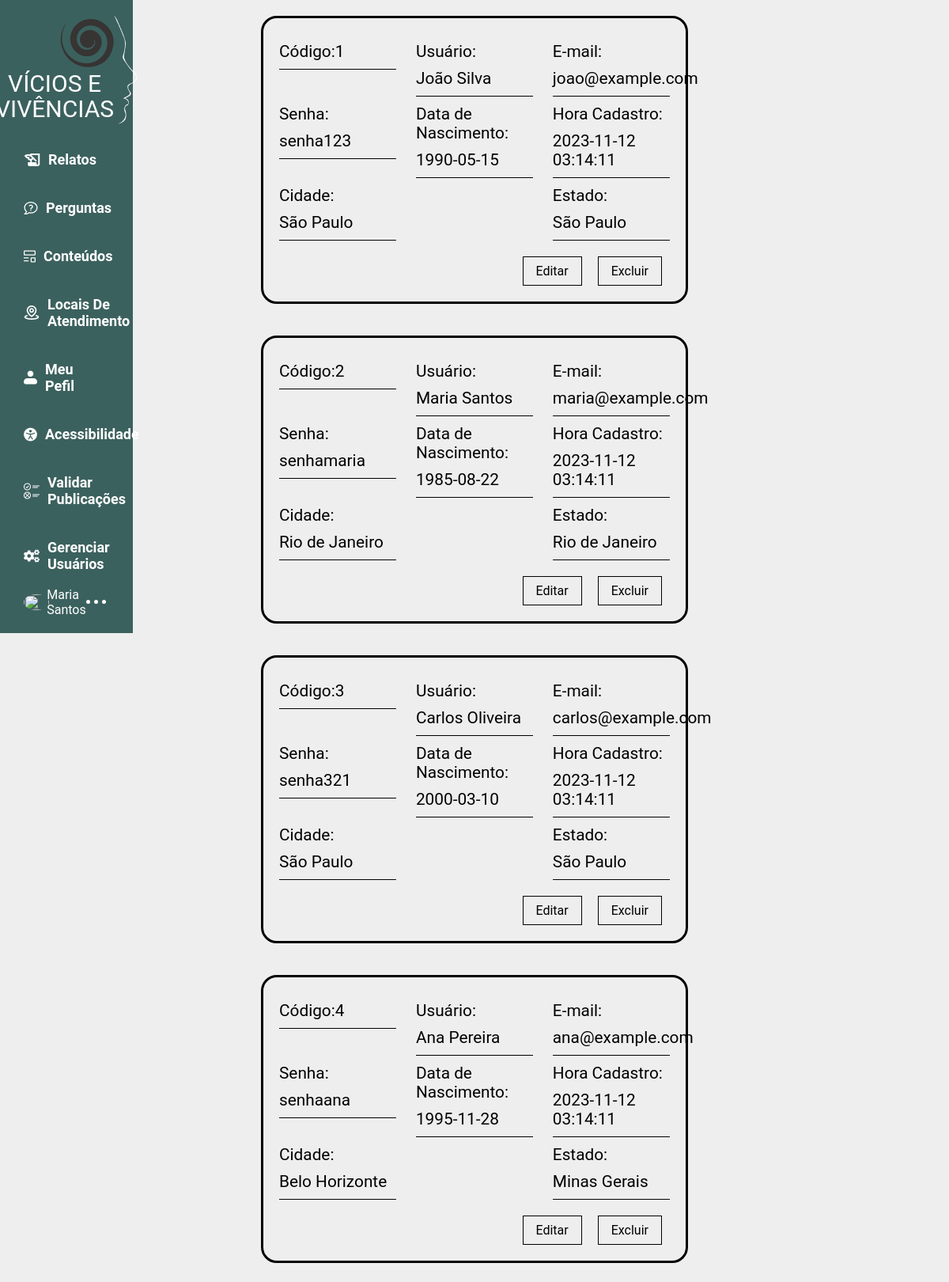
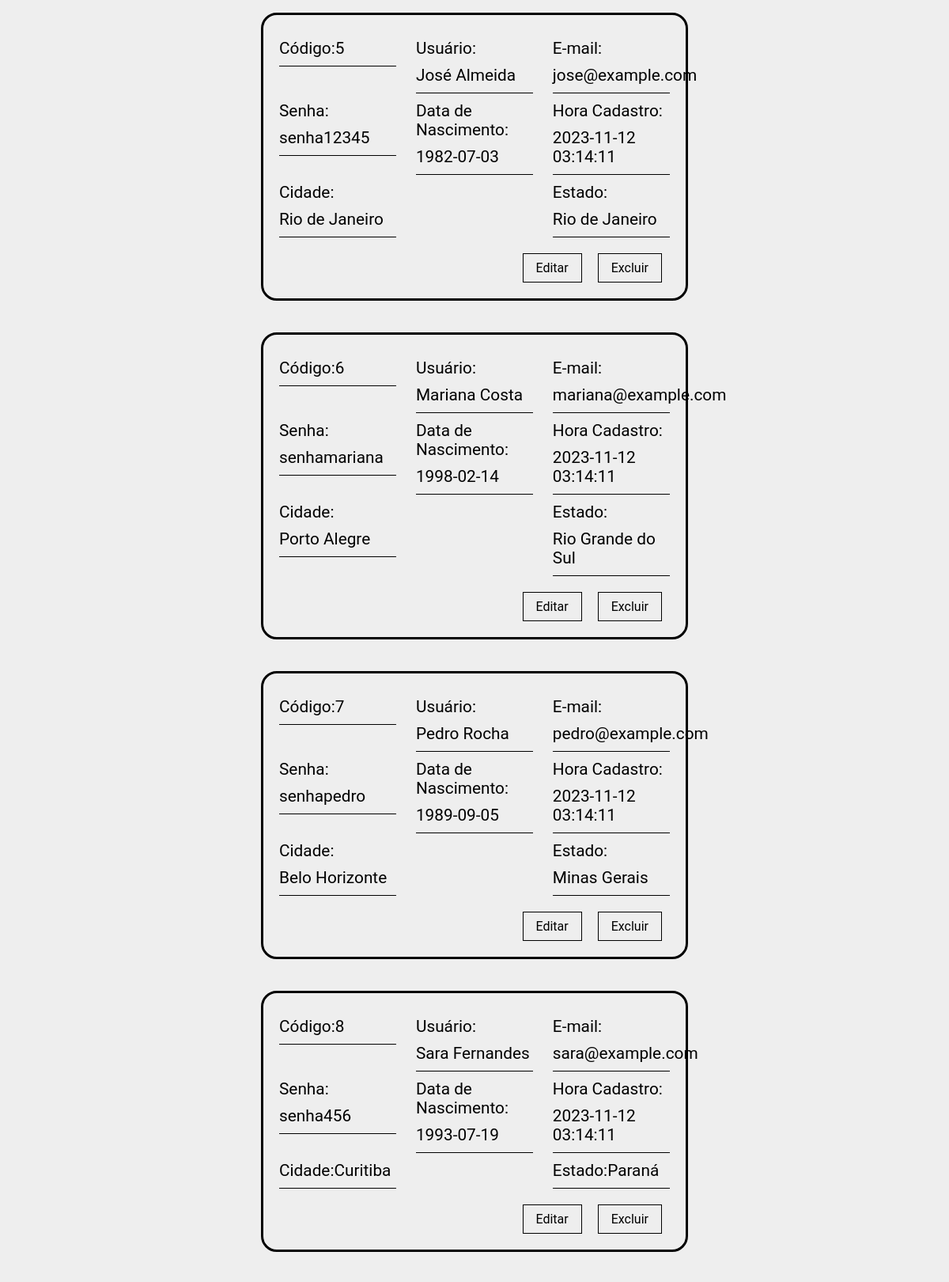
Screenshot of /gerenciarUsuarios/usuarios.php (signed in, upper part) with the database file from the repository (2 pictures, top to bottom).
### tables this page shows
create table tb_usuarios(
	cod_usuario int primary key,
    nome_usuario varchar(100) not null,
    email varchar(100) not null,
    senha_hash varchar(100) not null,
    data_nascimento date not null,
    data_hora_cadastro datetime not null,
    cod_cidade int not null,
    cod_tipo_usuario int not null,
    foreign key (cod_cidade) references tb_cidades(cod_cidade) ON DELETE CASCADE,
    foreign key (cod_tipo_usuario) references tb_tipos_usuario(cod_tipo_usuario) ON DELETE CASCADE
);

create table tb_cidades(
	cod_cidade int primary key,
    nome_cidade varchar(50) not null,
    cod_estado int not null,
    foreign key (cod_estado) references tb_estados(cod_estado) ON DELETE CASCADE
);

create table tb_estados(
	cod_estado int primary key,
    sigla char(2) not null,
    nome_estado varchar(50) not null
);

### functions/crudFunc.php (called while the page is built, shortened)
<?php
    function selectFromDb (mysqli $conn, string $atributos, string $tabela, string $condicao = null,  string $grupo = null, string $ordena = null, int $limita = null) {
        try {
            $sql = "SELECT $atributos FROM $tabela ";
            if ($condicao !== null) {
                $sql .= "WHERE $condicao ";
            }
            if ($ordena !== null) {
                $sql .= "ORDER BY $ordena ";
            }
            $result = mysqli_query($conn, $sql);
            $resultCheck = mysqli_num_rows( $result );
            if ($resultCheck > 0) {
                return $result;
            } else {
                return false;
            }
        } catch (Exception $e) {
            error_log($e);
            echo "Erro ao consultar Banco: " . $e->getMessage();
        }
    }
?>

### gerenciarUsuarios/usuarios.php (the view, shortened to what this page needs)
<?php
    include('../functions/index.php');
?>
<!DOCTYPE html>
<html lang="pt-BR">
<head>
    <link rel="stylesheet" href="../style.css">
    <link rel="stylesheet" href="./usuarios.css">
</head>
<body >
    <?php
        createHeader($_SESSION['tipo_usuario'],$_SESSION['nome_usuario']);
    ?>
    <main class="container">
        <div class="usuarios-area">
            <?php
                $res = selectFromDb(
                    conn: $conn,
                    atributos: 'u.cod_usuario as Código,
                    u.nome_usuario as Usuário,
                    u.email as `E-mail`, u.senha_hash as Senha,
                    u.data_nascimento as `Data de Nascimento`,
                    u.data_hora_cadastro as `Hora Cadastro`,
                    c.nome_cidade as Cidade,
                    e.nome_estado as Estado',
                    tabela: 'tb_usuarios u, tb_cidades c, tb_estados e',
                    condicao: '(u.cod_cidade = c.cod_cidade AND c.cod_estado = e.cod_estado)',
                    ordena: '(Código)'
                );
                if ($res) {
                    while($row = mysqli_fetch_assoc($res)) {
                        echo "
                        <div class='card-usuario'>
                            <div class='usuario-info'>";
                                foreach ($row as $key => $value) {
                                    echo "
                                        <div class='card-usuario-item'>
                                            <p class='item-linha'>$key: </p>
                                            <p class='item-linha'>$value</p>
                                        </div>
                                    ";
                                };
                            echo "
                            </div>
                            <div class='btn-usuarios-area'>
                                <a href='#' class='btn-usuarios'>Editar</a >
                                <a href='?cod_usuario={$row['Código']}&usuario={$row['Usuário']}&esconde='' class='btn-usuarios'>Excluir</a >
                            </div>";
                        echo "
                        </div>
                        ";
                    }
                } else {
                    return 'Nenhum registro encontrado';
                };
            ?>
        </div>
    </main>
</body>
</html>

### functions/createHeader.php (shortened to what this page needs)
<?php
function createHeader(string $tipo, string $nome='') {
    $links = [
        ["../relatos/relatos.php", "../img/iconeMenuNav/iconeRelato","Relatos"],
        ["../perguntas/perguntas.php", "../img/iconeMenuNav/iconePerguntas","Perguntas"],
        ["../paginasConteudo/paginaConteudo.php", "../img/iconeMenuNav/iconeConteudos","Conteúdos"],
        ["../locaisAtendimento/locaisAtendimento.php", "../img/iconeMenuNav/iconeLocaisAtend","Locais De Atendimento"],
        ["../meuPerfil/meuPerfil.php", "../img/iconeMenuNav/iconeMeuPerfil","Meu Pefil"],
        ["../locaisAtendimento/locaisAtendimento.php", "../img/iconeMenuNav/iconeAcessibilidade","Acessibilidade"],
    ];
    if ($tipo <= 2) {
        array_push($links, ["../validarPublicacoes/validarPublicacoes.php", "../img/iconeMenuNav/iconeValidarPublicacoes","Validar Publicações"]);
        if ($tipo == 1) {
            array_push($links, ["../gerenciarUsuarios/usuarios.php",  "../img/iconeMenuNav/iconeGerenciarUsuarios","Gerenciar Usuários"]);
        };
    }
    echo "
        <header>
            <div class='logo-header'>
                <div class='texto-simbolo'>
                    <div class=simbolo>
                        <img src='../img/logo/simbolo.png' alt=''>
                    </div>
                    <div class='texto'>
                        <p>Vícios E</p>
                        <p>Vivências</p>
                    </div>
                </div>
                <div class='rosto'>
                    <img src='../img/logo/rosto.png' alt=''>
                </div>
            </div>
            <nav>
                <ul class='nav-list'>";
                    foreach ($links as $link) {
                        echo "<li class='list-item'>
                            <a href='{$link[0]}'>
                                <div class='icone'> <img src='{$link[1]}.png' alt=''> </div>
                                <div class='texto'> {$link[2]} </div>
                            </a>
                        </li>";
                    }
            echo "</ul>
            </nav>
            <div class='perfil-menu-nav'>
                <div class='item-perfil'> <img src='https://encrypted-tbn0.gstatic.com/images?q=tbn:ANd9GcSCu9WdinxWc7EOwkm-nBtKcoAfX3OwWi_Z-yfAgHo&s' alt=''> </div>
                <div class='item-perfil'> $nome </div>
                <div class='item-perfil '>
                    <a href='#' onclick='criaCardOpPerfil()'  class='opcoes-perfil'>
                        <div class='pontinho'></div>
                    </a>
                </div>
            </div>
            <div class='card-opcoes esconde'>
                <ul>
                    <li><a href='#'>Meu Perfil</a></li>
                    <li><a href='#'>Mais</a></li>
                    <li><a href='../sair.php' style='color: red;'>Sair</a></li>
                </ul>
            </div>
        </header>
    ";
}
?>

### style.css (style rules this page uses)
* { margin: 0; padding: 0; box-sizing: border-box; }
body { background-color: #EEEEEE; font-size: 16px; font-family: 'Hind Guntur', sans-serif; font-family: 'Roboto', sans-serif; }
header { position: fixed; top: 0; left: 0; padding: 20px 30px; width: 14%; height: 100vh; display: flex; flex-direction: column; justify-content: space-between; color: white; background-color: #3B615E; }
.logo-header { align-items: center; justify-content: center; display: flex; flex-direction: row; }
.logo-header .texto-simbolo { display: flex; flex-direction: column; align-items: end; }
.logo-header .texto { display: flex; flex-direction: column; align-items: center; text-transform: uppercase; font-size: 1.875rem; line-height: 105%; padding-top: 5px; }
nav { height: 68%; }
.nav-list { display: flex; flex-direction: column; align-items: start; list-style: none; height: 100%; width: 100%; font-size: 1.125rem; }
.list-item { display: flex; flex-direction: row; width: 70%; margin-bottom: 40px; }
.list-item a { display: flex; align-items: center; color: white; text-decoration: none; font-weight: 600; width: 100%; transition: .3s; }
.list-item a .icone { padding-right: 10px; }
.perfil-menu-nav { display: flex; flex-direction: row; align-items: center; justify-content: space-between; }
.item-perfil { display: flex; align-items: center; justify-content: center; width: 30%; }
.item-perfil img { width: 100%; border-radius: 50%; }
.opcoes-perfil { display: flex; align-items: center; justify-content: center; flex-direction: row; padding: 10px; }
.pontinho { width: 5px; height: 5px; background-color: white; margin: 0 5px; border-radius: 50%; }
.opcoes-perfil::after, .opcoes-perfil::before { content: ''; width: 5px; height: 5px; background-color: white; border-radius: 50%; }
.container { width: 56.25%; margin: 0 auto; }

### gerenciarUsuarios/usuarios.css (style rules this page uses)
.usuarios-area { display: flex; flex-direction: column; justify-content: center; align-items: center; flex-wrap: wrap; }
.card-usuario { display: flex; flex-direction: column; justify-content: space-around; width: 80%; margin: 20px 0; font-size: 1.3rem; padding: 20px; border: 3px solid black; border-radius: 20px; }
.usuario-info { display: flex; flex-wrap: wrap; justify-content: space-between; align-items: start; }
.card-usuario-item { display: flex; flex-wrap: wrap; border-bottom: 1px solid; padding: 5px 0; width: 30%; }
.item-linha { padding: 5px 0; }
.btn-usuarios-area { display: flex; align-items: end; justify-content: end; margin-top: 20px; }
.btn-usuarios { cursor: pointer; font-size: 1rem; margin: 0 10px; padding: 8px 16px; text-decoration: none; color: black; border: 1px solid black; }

### rows the page displays
tb_usuarios: key "Código", cod_usuario "1", key "Usuário", nome_usuario "João Silva", key "E-mail", email "joao@example.com", key "Senha", senha_hash "senha123", key "Data de Nascimento", data_nascimento "1990-05-15", key "Hora Cadastro", data_hora_cadastro "2023-11-12 03:14:11", key "Cidade", cod_cidade.nome_cidade "São Paulo", key "Estado", tb_estados.nome_estado "São Paulo"
tb_usuarios: key "Código", cod_usuario "2", key "Usuário", nome_usuario "Maria Santos", key "E-mail", email "maria@example.com", key "Senha", senha_hash "senhamaria", key "Data de Nascimento", data_nascimento "1985-08-22", key "Hora Cadastro", data_hora_cadastro "2023-11-12 03:14:11", key "Cidade", cod_cidade.nome_cidade "Rio de Janeiro", key "Estado", tb_estados.nome_estado "Rio de Janeiro"
tb_usuarios: key "Código", cod_usuario "3", key "Usuário", nome_usuario "Carlos Oliveira", key "E-mail", email "carlos@example.com", key "Senha", senha_hash "senha321", key "Data de Nascimento", data_nascimento "2000-03-10", key "Hora Cadastro", data_hora_cadastro "2023-11-12 03:14:11", key "Cidade", cod_cidade.nome_cidade "São Paulo", key "Estado", tb_estados.nome_estado "São Paulo"
tb_usuarios: key "Código", cod_usuario "4", key "Usuário", nome_usuario "Ana Pereira", key "E-mail", email "ana@example.com", key "Senha", senha_hash "senhaana", key "Data de Nascimento", data_nascimento "1995-11-28", key "Hora Cadastro", data_hora_cadastro "2023-11-12 03:14:11", key "Cidade", cod_cidade.nome_cidade "Belo Horizonte", key "Estado", tb_estados.nome_estado "Minas Gerais"
tb_usuarios: key "Código", cod_usuario "5", key "Usuário", nome_usuario "José Almeida", key "E-mail", email "jose@example.com", key "Senha", senha_hash "senha12345", key "Data de Nascimento", data_nascimento "1982-07-03", key "Hora Cadastro", data_hora_cadastro "2023-11-12 03:14:11", key "Cidade", cod_cidade.nome_cidade "Rio de Janeiro", key "Estado", tb_estados.nome_estado "Rio de Janeiro"
tb_usuarios: key "Código", cod_usuario "6", key "Usuário", nome_usuario "Mariana Costa", key "E-mail", email "mariana@example.com", key "Senha", senha_hash "senhamariana", key "Data de Nascimento", data_nascimento "1998-02-14", key "Hora Cadastro", data_hora_cadastro "2023-11-12 03:14:11", key "Cidade", cod_cidade.nome_cidade "Porto Alegre", key "Estado", tb_estados.nome_estado "Rio Grande do Sul"
tb_usuarios: key "Código", cod_usuario "7", key "Usuário", nome_usuario "Pedro Rocha", key "E-mail", email "pedro@example.com", key "Senha", senha_hash "senhapedro", key "Data de Nascimento", data_nascimento "1989-09-05", key "Hora Cadastro", data_hora_cadastro "2023-11-12 03:14:11", key "Cidade", cod_cidade.nome_cidade "Belo Horizonte", key "Estado", tb_estados.nome_estado "Minas Gerais"
tb_usuarios: key "Código", cod_usuario "8", key "Usuário", nome_usuario "Sara Fernandes", key "E-mail", email "sara@example.com", key "Senha", senha_hash "senha456", key "Data de Nascimento", data_nascimento "1993-07-19", key "Hora Cadastro", data_hora_cadastro "2023-11-12 03:14:11", key "Cidade", cod_cidade.nome_cidade "Curitiba", key "Estado", tb_estados.nome_estado "Paraná"

### other values shown
$link[2] "Relatos"
$link[2] "Perguntas"
$link[2] "Conteúdos"
$link[2] "Locais De Atendimento"
$link[2] "Meu Pefil"
$link[2] "Acessibilidade"
$link[2] "Validar Publicações"
$link[2] "Gerenciar Usuários"
$nome "Maria Santos"
